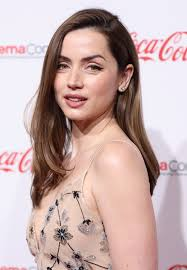
#> input picture Face_rec/Ana de Armas/1.jpg, 187 x 270 px, found by its file name; its folder holds only this picture in this run
$ python faces_train.py
#> lines starting #> are read from the running program, lines starting #| are printed output that depends on the picture
import os
import cv2 as cv
import numpy as np

p = []

for i in os.listdir(r'D:\VSC\OpenCV\Face_rec'):
    p.append(i)
#> pass 2 of the loop `for i in os.listdir(r'D:\VSC\OpenCV\Face_rec'):`:

DIR = r'D:\VSC\OpenCV\Face_rec'

haar_cascade = cv.CascadeClassifier('haar_face.xml')

features = []
labels = []

def create_train():
    for person in p:
        path = os.path.join(DIR, person)
        label = p.index(person)

        for img in os.listdir(path):
            img_path = os.path.join(path, img)

            img_array = cv.imread(img_path)
#> img_array is the input picture: shape (270, 187, 3); mean B, G, R 172.1, 173.8, 198.6
            gray = cv.cvtColor(img_array, cv.COLOR_BGR2GRAY)
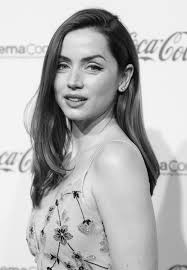
#> gray: shape (270, 187); min 1, max 254, mean 181

            faces_rect = haar_cascade.detectMultiScale(gray, scaleFactor=1.1, minNeighbors=4)
#> faces_rect = [[39, 35, 81, 81]]

            for (x,y,w,h) in faces_rect:
                faces_roi = gray[y:y+h, x:x+w]
                features.append(faces_roi)
                labels.append(label)
#> this loop made 1 pass
#> pass 1, in create_train, `faces_roi = gray[y:y+h, x:x+w]`:
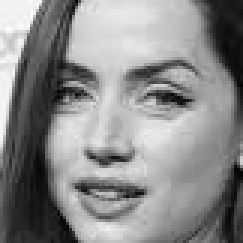
#> faces_roi: shape (81, 81) (shown 3 times larger); min 3, max 254, mean 137.8
#> after the loop, features = 1 item; labels = [0]
#> pass 2 of the loop in create_train, `for person in p:`:
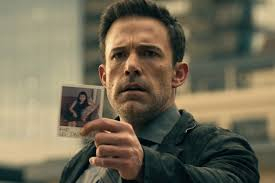
#> input picture Face_rec/Ben Affleck/,m.jpg, 275 x 183 px, found by its file name
#> in create_train, img_array is the input picture: shape (183, 275, 3); mean B, G, R 85.9, 107.2, 114.5
#> in create_train, `gray = cv.cvtColor(img_array, cv.COLOR_BGR2GRAY)`:
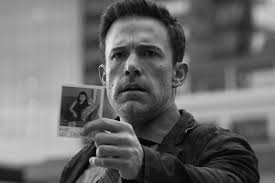
#> gray: shape (183, 275); min 0, max 235, mean 107
#> faces_rect = [[93, 22, 83, 83]]
#> the loop in create_train, `for (x,y,w,h) in faces_rect:` made 1 pass
#> pass 1, in create_train, `faces_roi = gray[y:y+h, x:x+w]`:
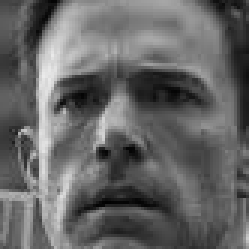
#> faces_roi: shape (83, 83) (shown 3 times larger); min 1, max 235, mean 101.4
#> after the loop in create_train, `for (x,y,w,h) in faces_rect:`: features = 2 items; labels = [0, 1]

create_train()
print('Training done ---------------')

features = np.array(features, dtype=object)
labels= np.array(labels)

face_recognizer = cv.face.LBPHFaceRecognizer_create()

# Train the Recognizer on the features list and the labels
face_recognizer.train(features, labels)

face_recognizer.save('face_trained.yml')
np.save('features.npy', features)
np.save('labels.npy', labels)
